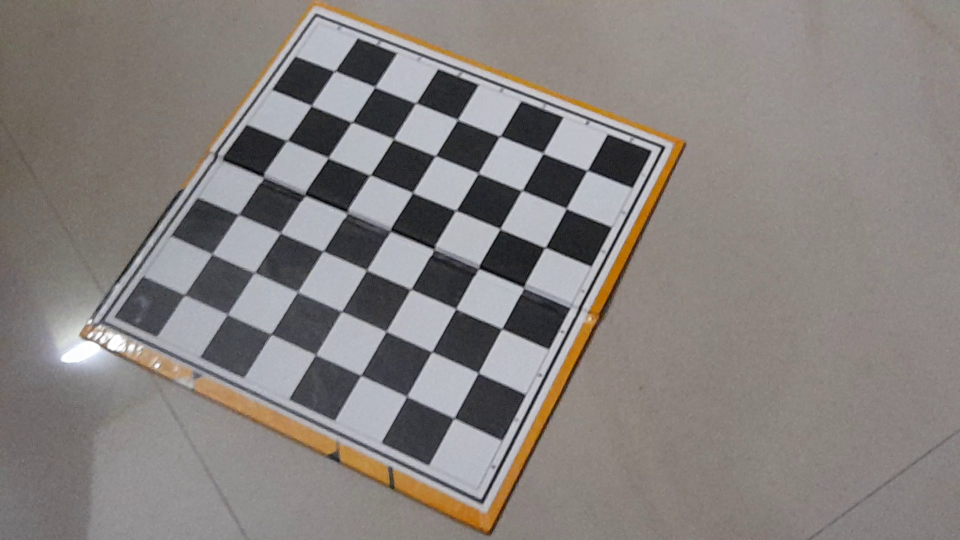
#> input picture Camera_CAL/11.jpg, 1920 x 1080 px, found by its file name (shown at 1/2 size)
$ python check.py   (older library calls are emulated)
#> lines starting #> are read from the running program, lines starting #| are printed output that depends on the picture
#%%
import cv2
import numpy as np
import os
#%%
def camera_calibrate():
    nc=(7,7)
    framesize=(1920,1080)
    criteria=(cv2.TERM_CRITERIA_EPS+cv2.TERM_CRITERIA_MAX_ITER,30,0.001)
    objp=np.zeros((nc[0]*nc[1],3),np.float32)
    objp[:,:2]=np.mgrid[0:nc[0],0:nc[1]].T.reshape(-1,2)
    objPoints=[]
    imgPoints=[]
    base_path = r"D:\vid\Camera_CAL"
    paths = [
        os.path.join(base_path, "11.jpg"),
        os.path.join(base_path, "12.jpg"),
        os.path.join(base_path, "13.jpg"),
        os.path.join(base_path, "14.jpg"),
        os.path.join(base_path, "15.jpg"),
        os.path.join(base_path, "16.jpg"),
    ]
    for image in paths:
        row=cv2.imread(image)
#> row is the input picture: shape (1080, 1920, 3); mean B, G, R 126.4, 129.1, 134.4
        print(row)
#> (printed output is left out)
        gray=cv2.cvtColor(row,cv2.COLOR_BGR2GRAY)
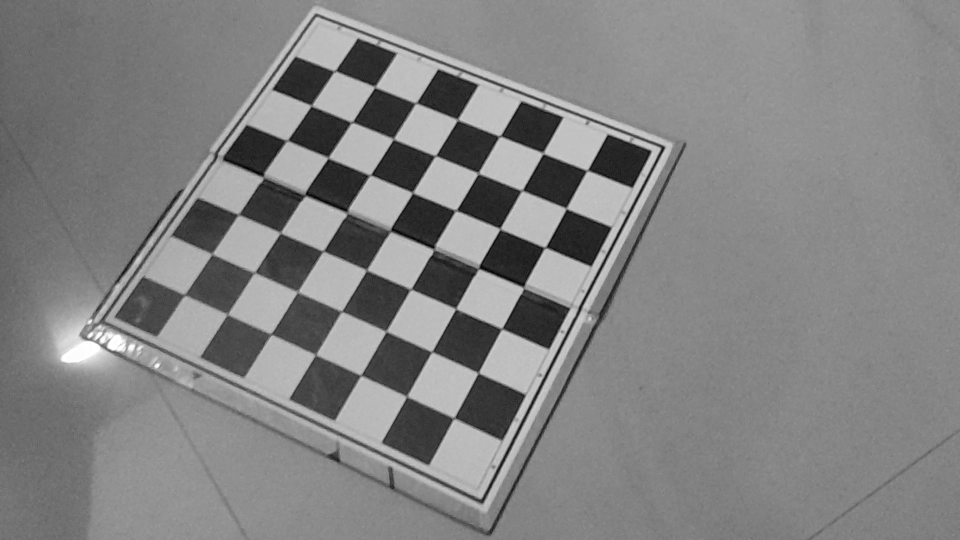
#> gray: shape (1080, 1920) (shown at 1/2 size); min 0, max 255, mean 130.4
        ret,corners=cv2.findChessboardCorners(gray,nc,None)
#> ret = True; corners = 49 rows, first 8: [670, 142.5], [750, 174.4], [831.7, 207.9], [916.5, 238.5], [1001.7, 274.2], [1088.6, 307.6], [1175, 341.5], [621.6, 211.7]
        if ret==True:
            objPoints.append(objp)
            imgPoints.append(corners)
        ret,cameraMatrix,dist,rvecs,tvecs=cv2.calibrateCamera(objPoints,imgPoints,framesize,None,None)
#> ret = 1.42; cameraMatrix = [[2480, 0, 1048.1], [0, 2328.1, 434.3], [0, 0, 1]]; dist = [[1.08, -13.61, 0.0201, 0.0513, 73.49]]; rvecs = ([-0.412, 0.107, 0.44],); tvecs = ([-4.11, -3.36, 26.68],)
#> pass 2 of the loop in camera_calibrate, `for image in paths:`:
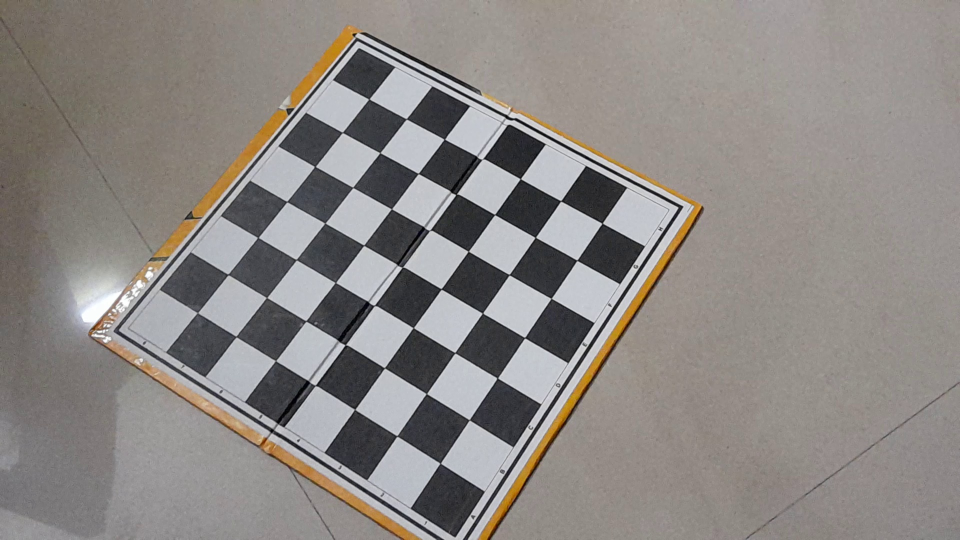
#> input picture Camera_CAL/12.jpg, 1920 x 1080 px, found by its file name (shown at 1/2 size)
#> in camera_calibrate, row is the input picture: shape (1080, 1920, 3); mean B, G, R 132.4, 135.6, 140.3
#> (printed output is left out)
#> in camera_calibrate, `gray=cv2.cvtColor(row,cv2.COLOR_BGR2GRAY)`:
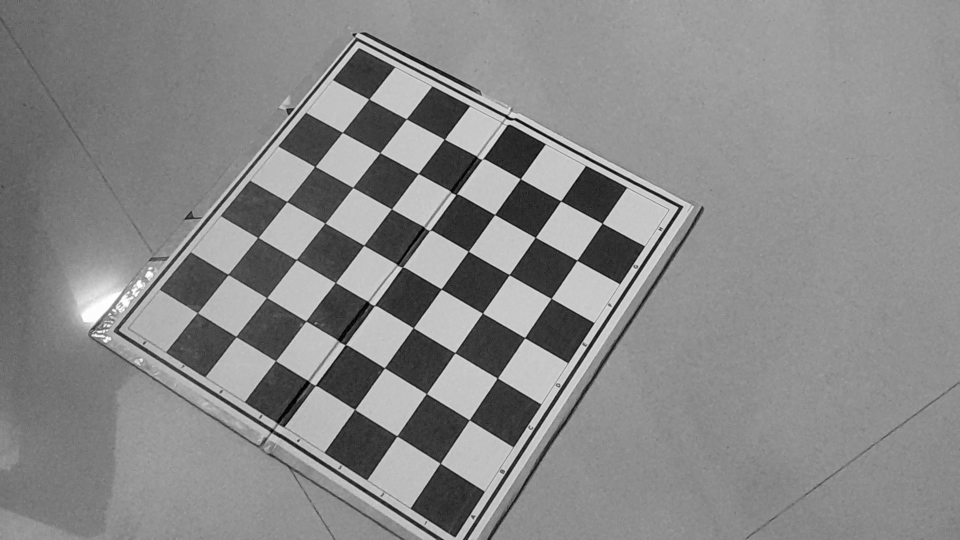
#> gray: shape (1080, 1920) (shown at 1/2 size); min 0, max 255, mean 136.6
#> in camera_calibrate, `ret,corners=cv2.findChessboardCorners(gray,nc,None)`: ret = True; corners = 49 rows, first 8: [738.1, 198.7], [813.1, 238], [888.7, 278.9], [964.4, 319.1], [1041.2, 358], [1121.9, 402.2], [1204.5, 446.9], [685.1, 265]
#> in camera_calibrate, `ret,cameraMatrix,dist,rvecs,tvecs=cv2.calibrateCamera(objPoints,imgPoi..`: ret = 1.39; cameraMatrix = [[3503.2, 0, 877.6], [0, 3889.3, 463.2], [0, 0, 1]]; dist = [[3.38, -246.2, 0.0242, -0.000599, 5645.3]]; rvecs = ([-0.643, 0.206, 0.445], [-0.597, 0.266, 0.553]); tvecs = ([-2.26, -3.15, 38.42], [-1.54, -2.64, 39.17])
#> pass 3 of the loop in camera_calibrate, `for image in paths:`:
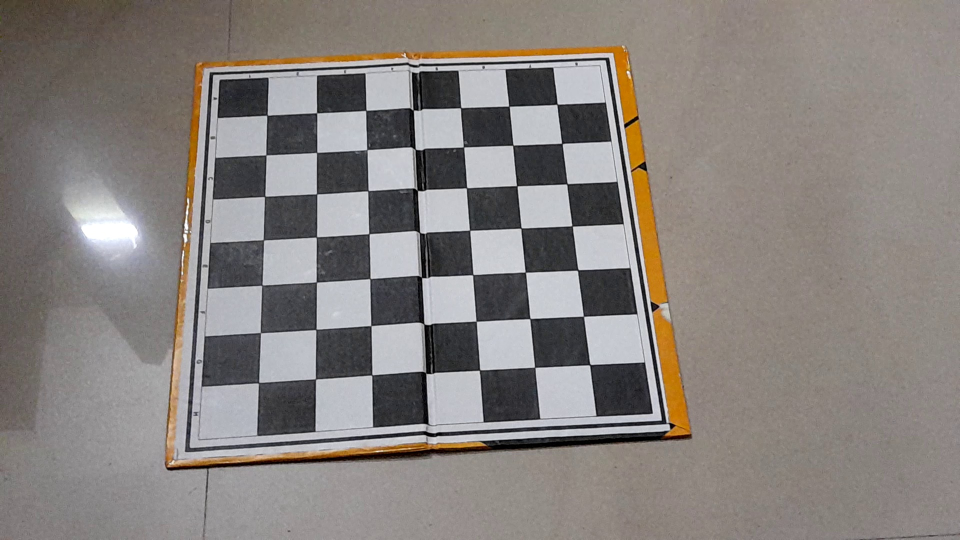
#> input picture Camera_CAL/13.jpg, 1920 x 1080 px, found by its file name (shown at 1/2 size)
#> in camera_calibrate, row is the input picture: shape (1080, 1920, 3); mean B, G, R 125.9, 129.5, 135.2
#> (printed output is left out)
#> in camera_calibrate, `gray=cv2.cvtColor(row,cv2.COLOR_BGR2GRAY)`:
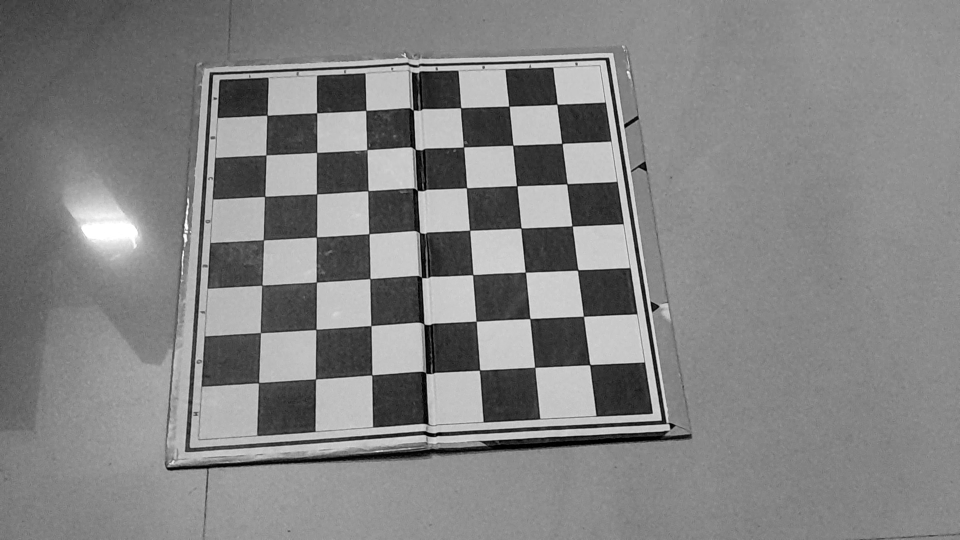
#> gray: shape (1080, 1920) (shown at 1/2 size); min 0, max 255, mean 130.8
#> in camera_calibrate, `ret,corners=cv2.findChessboardCorners(gray,nc,None)`: ret = True; corners = 49 rows, first 8: [1114.6, 208.7], [1124.4, 287.4], [1134.7, 367.6], [1144.2, 452], [1155.2, 541.4], [1167.6, 632.9], [1179.3, 728.8], [1018.1, 212.7]
#> in camera_calibrate, `ret,cameraMatrix,dist,rvecs,tvecs=cv2.calibrateCamera(objPoints,imgPoi..`: ret = 1.43; cameraMatrix = [[2403.2, 0, 1003.5], [0, 2402.8, 609.3], [0, 0, 1]]; dist = [[-0.264, 21.2, 0.0327, 0.0222, -216.5]]; rvecs = ([-0.435, 0.115, 0.443], [-0.383, 0.174, 0.554], [-0.427, 0.323, 1.47]); tvecs = ([-3.65, -5.11, 25.93], [-2.95, -4.57, 26.35], [1.15, -4.2, 24.93])
#> the loop made 6 passes; the first 3 are shown
    return cameraMatrix,dist

#%%
def hls_sobel_edge_detection(img, threshold1=100, threshold2=200):

    # Convert the image to HLS color space
    hls = cv2.cvtColor(img, cv2.COLOR_RGB2HLS)

    # Extract the Lightness channel
    lightness = hls[:,:,1]

    # Apply Sobel edge detection on the Lightness channel
    sobelx = cv2.Sobel(lightness, cv2.CV_64F, 1, 0, ksize=3)
    sobely = cv2.Sobel(lightness, cv2.CV_64F, 0, 1, ksize=3)

    # Combine the x and y Sobel gradients
    sobel_combined = np.sqrt(sobelx**2 + sobely**2)

    # Convert the gradient values to uint8
    sobel_combined = np.uint8(sobel_combined)

    # Apply thresholding to get binary edge image
    _,edges = cv2.threshold(sobel_combined, threshold1, threshold2, cv2.THRESH_BINARY)

    return edges
#%%
# Path to your image
mtx,dist=camera_calibrate()
#> mtx = [[2553.7, 0, 945.9], [0, 2653.9, 645], [0, 0, 1]]; dist = [[0.147, 2.09, 0.024, -0.000174, -12.97]]
#> (the run stopped early here; a loop or call above may not have finished)
